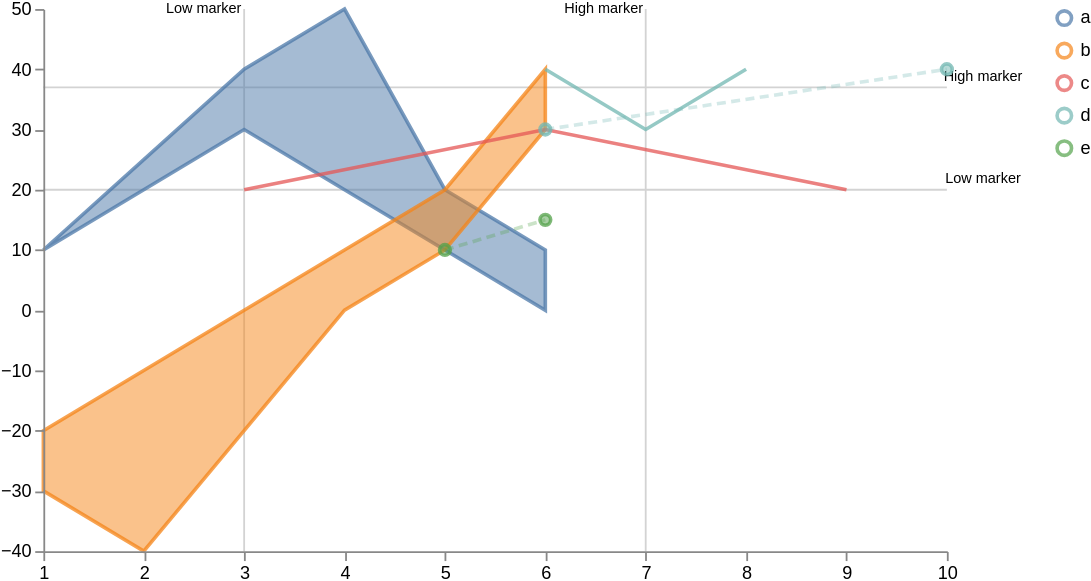

Express this chart as Vega-Lite.
### Vega specification from a JSON file in a GitHub repository (floating-point values rounded to 4 significant figures)
{"$schema": "https://vega.github.io/schema/vega/v5.json", "width": 500, "height": 300, "scales": [{"name": "xscale", "type": "linear", "range": "width", "zero": false, "domain": {"fields": [{"data": "distributions", "field": "timepoint"}, {"data": "traces", "field": "timepoint"}, {"data": "points", "field": "timepoint"}, {"data": "markers", "field": "timepoint"}]}}, {"name": "yscale", "type": "linear", "range": "height", "nice": true, "zero": true, "domain": {"fields": [{"data": "distributions", "field": "lower"}, {"data": "distributions", "field": "upper"}, {"data": "traces", "field": "value"}, {"data": "points", "field": "value"}]}}, {"name": "color", "type": "ordinal", "range": "category", "domain": {"fields": [{"data": "distributions", "field": "trajectory"}, {"data": "traces", "field": "trajectory"}, {"data": "points", "field": "trajectory"}], "sort": {"order": "ascending"}}}], "axes": [{"name": "x_axis", "orient": "bottom", "scale": "xscale", "zindex": 100}, {"name": "y_axis", "orient": "left", "scale": "yscale", "zindex": 100}], "signals": [{"name": "clear", "value": true, "on": [{"events": "mouseup[!event.item]", "update": "true", "force": true}]}, {"name": "shift", "value": false, "on": [{"events": "@legendSymbol:click, @legendLabel:click", "update": "event.shiftKey", "force": true}]}, {"name": "clicked", "value": null, "on": [{"events": "@legendSymbol:click, @legendLabel:click", "update": "{value: datum.value}", "force": true}]}, {"name": "clearData", "value": true, "on": [{"events": "mouseup[!event.item]", "update": "true", "force": true}]}, {"name": "clickedData", "value": null, "on": [{"events": "@area:click", "update": "{value: datum.trajectory}", "force": true}]}], "legends": [{"name": "color_legend", "stroke": "color", "encode": {"symbols": {"name": "legendSymbol", "interactive": true, "update": {"fill": {"value": "transparent"}, "strokeWidth": {"value": 2}, "opacity": [{"test": "!length(data('selected')) || indata('selected', 'value', datum.value) || indata('selectedData', 'value', datum.value)", "value": 0.7}, {"value": 0.15}], "size": {"value": 64}}}, "labels": {"name": "legendLabel", "interactive": true, "update": {"opacity": [{"test": "!length(data('selectedData')) || indata('selectedData', 'value', datum.value)", "value": 1}, {"value": 0.25}]}}}}], "marks": [{"type": "group", "zindex": 3, "name": "_points", "from": {"facet": {"name": "points_split", "data": "points", "groupby": "trajectory"}}, "marks": [{"type": "symbol", "name": "_points_symbol", "from": {"data": "points_split"}, "zindex": 3, "encode": {"update": {"x": {"scale": "xscale", "field": "timepoint"}, "y": {"scale": "yscale", "field": "value"}, "size": {"value": 35}, "strokeWidth": {"value": 2}, "fill": {"scale": "color", "field": "trajectory"}, "stroke": {"scale": "color", "field": "trajectory"}, "fillOpacity": [{"test": "!length(data('selected')) || indata('selected', 'value', datum.trajectory)", "value": 0.5}, {"value": 0.15}], "strokeOpacity": [{"test": "!length(data('selected')) || indata('selected', 'value', datum.trajectory)", "value": 0.75}, {"value": 0.15}], "tooltip": {"field": "value"}}, "hover": {"fillOpacity": {"value": 0.9}}}}, {"type": "line", "name": "_points_line", "from": {"data": "points_split"}, "zindex": 3, "encode": {"update": {"x": {"scale": "xscale", "field": "timepoint"}, "y": {"scale": "yscale", "field": "value"}, "strokeWidth": {"value": 2}, "stroke": {"scale": "color", "field": "trajectory"}, "interpolate": {"value": "linear"}, "strokeDash": {"value": [5, 3]}, "strokeOpacity": [{"test": "!length(data('selected')) || indata('selected', 'value', datum.trajectory)", "value": 0.3}, {"value": 0.1}]}, "hover": {"fillOpacity": {"value": 0.9}}}}]}, {"type": "group", "zindex": 2, "name": "_traces", "from": {"facet": {"name": "traces_split", "data": "traces", "groupby": "trajectory"}}, "marks": [{"type": "line", "name": "_traces_lines", "from": {"data": "traces_split"}, "encode": {"update": {"x": {"scale": "xscale", "field": "timepoint"}, "y": {"scale": "yscale", "field": "value"}, "strokeWidth": {"value": 2}, "stroke": {"scale": "color", "field": "trajectory"}, "interpolate": {"value": "linear"}, "strokeOpacity": [{"test": "!length(data('selected')) || indata('selected', 'value', datum.trajectory)", "value": 0.75}, {"value": 0.15}]}, "hover": {"fillOpacity": {"value": 0.9}}}}]}, {"type": "group", "name": "_distributions", "zindex": 1, "from": {"facet": {"name": "trajectory_split", "data": "distributions", "groupby": "trajectory"}}, "marks": [{"type": "area", "name": "area", "interactive": true, "from": {"data": "trajectory_split"}, "encode": {"update": {"x": {"scale": "xscale", "field": "timepoint"}, "y": {"scale": "yscale", "field": "upper"}, "y2": {"scale": "yscale", "field": "lower"}, "interpolate": {"value": "linear"}, "strokeWidth": {"value": 2}, "fill": {"scale": "color", "field": "trajectory"}, "stroke": {"scale": "color", "field": "trajectory"}, "fillOpacity": [{"test": "!length(data('selected')) || indata('selected', 'value', datum.trajectory)", "value": 0.5}, {"value": 0.15}], "strokeOpacity": [{"test": "!length(data('selected')) || indata('selected', 'value', datum.trajectory)", "value": 0.75}, {"value": 0.15}]}, "hover": {"fillOpacity": {"value": 0.9}}}}]}, {"type": "group", "name": "_markers", "marks": [{"type": "rule", "name": "_marker text", "from": {"data": "markers"}, "encode": {"enter": {"stroke": {"value": "lightgray"}}, "update": {"x": {"scale": "xscale", "field": "axis_value"}, "y2": {"value": 0}, "y": {"signal": "height"}, "opacity": {"value": 1}}}}, {"type": "text", "name": "_marker flags", "from": {"data": "_marker text"}, "encode": {"enter": {"text": {"field": "datum.label"}, "y": {"value": 0}, "fontSize": {"value": 8}}}, "transform": [{"type": "label", "lineAnchor": "start", "as": ["x", "_y", "opacity", "align", "baseline"], "offset": [1], "size": {"signal": "[width, height]"}}]}]}, {"type": "group", "name": "_hmarkers", "marks": [{"type": "rule", "name": "_marker_h text", "from": {"data": "markers_h"}, "encode": {"enter": {"stroke": {"value": "lightgray"}}, "update": {"y": {"scale": "yscale", "field": "axis_value"}, "x2": {"value": 0}, "x": {"signal": "width"}, "opacity": {"value": 1}}}}, {"type": "text", "name": "_marker_h flags", "from": {"data": "_marker_h text"}, "encode": {"enter": {"text": {"field": "datum.label"}, "x": {"signal": "width+20"}, "fontSize": {"value": 8}}}, "transform": [{"type": "label", "lineAnchor": "start", "as": ["_x", "y", "opacity", "align", "baseline"], "offset": [1], "size": {"signal": "[width, height]"}}]}]}], "data": [{"name": "distributions", "values": [{"timepoint": 1, "upper": 10, "lower": 10, "trajectory": "a"}, {"timepoint": 2, "upper": 20, "lower": 25, "trajectory": "a"}, {"timepoint": 4, "upper": 20, "lower": 50, "trajectory": "a"}, {"timepoint": 6, "upper": 0, "lower": 10, "trajectory": "a"}, {"timepoint": 1, "upper": -30, "lower": -20, "trajectory": "b"}, {"timepoint": 5, "upper": 10, "lower": 20, "trajectory": "a"}, {"timepoint": 2, "upper": -40, "lower": -10, "trajectory": "b"}, {"timepoint": 3, "upper": -20, "lower": 0, "trajectory": "b"}, {"timepoint": 3, "upper": 30, "lower": 40, "trajectory": "a"}, {"timepoint": 5, "upper": 10, "lower": 20, "trajectory": "b"}, {"timepoint": 4, "upper": 0, "lower": 10, "trajectory": "b"}, {"timepoint": 6, "upper": 30, "lower": 40, "trajectory": "b"}], "transform": [{"type": "collect", "sort": {"field": ["trajectory", "timepoint"]}}]}, {"name": "traces", "values": [{"timepoint": 6, "value": 30, "trajectory": "c"}, {"timepoint": 9, "value": 20, "trajectory": "c"}, {"timepoint": 3, "value": 20, "trajectory": "c"}, {"timepoint": 7, "value": 30, "trajectory": "d"}, {"timepoint": 6, "value": 40, "trajectory": "d"}, {"timepoint": 8, "value": 40, "trajectory": "d"}], "transform": [{"type": "filter", "expr": "isValid(datum.value)"}, {"type": "collect", "sort": {"field": ["trajectory", "timepoint"]}}]}, {"name": "points", "values": [{"timepoint": 6, "value": 30, "trajectory": "d"}, {"timepoint": 10, "value": 40, "trajectory": "d"}, {"timepoint": 5, "value": 10, "trajectory": "e"}, {"timepoint": 6, "value": 15, "trajectory": "e"}]}, {"name": "markers", "values": [{"axis_value": 3, "label": "Low marker"}, {"axis_value": 7, "label": "High marker"}]}, {"name": "markers_h", "values": [{"axis_value": 20, "label": "Low marker"}, {"axis_value": 37, "label": "High marker"}]}, {"name": "selected", "on": [{"trigger": "clear", "remove": true}, {"trigger": "!shift", "remove": true}, {"trigger": "!shift && clicked", "insert": "clicked"}, {"trigger": "shift && clicked", "toggle": "clicked"}]}, {"name": "selectedData", "on": [{"trigger": "clearData", "remove": true}, {"trigger": "clickedData", "toggle": "clickedData"}]}]}
